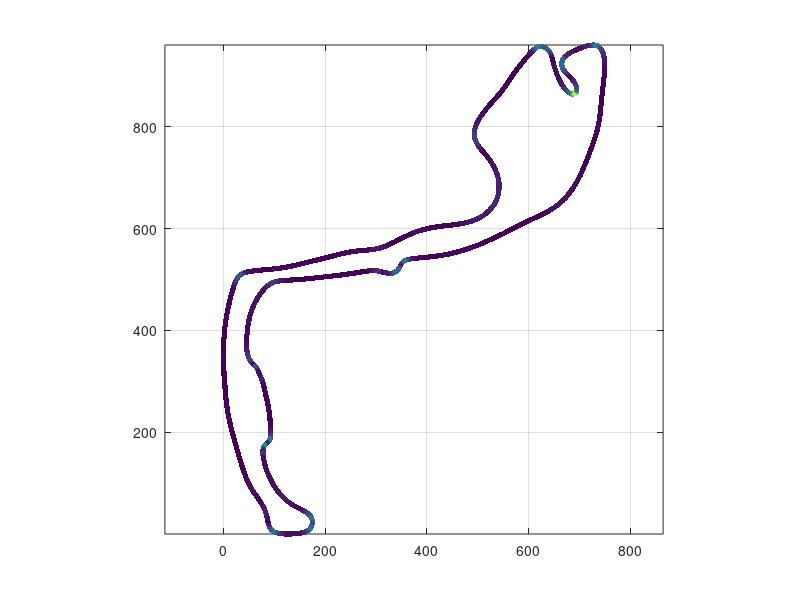

Write MATLAB code to recreate this figure. (Note: this script raises an error after producing the figure.)
clear; clc; close all;

%% 1. Load processed track coordinates
loaded = load('processed_track.csv');
track = loaded;

x = track(:,1);
y = track(:,2);
n = length(x);

fprintf('Loaded %d track points\n', n);

%% 2. Compute distance along the path

dx = diff(x);
dy = diff(y);
ds = sqrt(dx.^2 + dy.^2);
s  = [0; cumsum(ds)];       % cumulative distance travelled, s(1) = 0

fprintf('Total track distance: %.1f m\n', s(end));
fprintf('Min/mean/max point spacing: %.3f / %.3f / %.3f m\n', ...
    min(ds), mean(ds), max(ds));

%% 3. Compute curvature along the path

xp  = gradient(x, s);
yp  = gradient(y, s);
xpp = gradient(xp, s);
ypp = gradient(yp, s);

kappa = (xp .* ypp - yp .* xpp) ./ (xp.^2 + yp.^2).^1.5;

fprintf('Curvature stats: min = %.5f, max = %.5f, std = %.5f (1/m)\n', ...
    min(abs(kappa)), max(abs(kappa)), std(abs(kappa)));

%% 4. Plot: track shape colored by curvature
figure('Position', [100 100 750 700]);

% Plot the underlying track line in a light color
plot(x, y, 'Color', [0.8 0.85 0.9], 'LineWidth', 1.5); 
hold on;

% Plot scattered points colored by curvature magnitude
step = 2; 
scatter(x(1:step:end), y(1:step:end), 15, abs(kappa(1:step:end)), 'filled');

axis equal; grid on;
colormap(parula);
c = colorbar;
c.Label.String = 'Curvature [1/m]';

xlabel('X [m]'); 
ylabel('Y [m]');
title('Processed Telemetry Path');

%% 5. Plot: curvature vs distance
figure('Position', [150 150 900 400]);
plot(s, kappa, 'r-', 'LineWidth', 1.2);
yline(0, 'k--');
grid on;
xlabel('Distance travelled, s (m)');
ylabel('Curvature, \kappa (1/m)');
title('Curvature vs distance along the processed track data');
